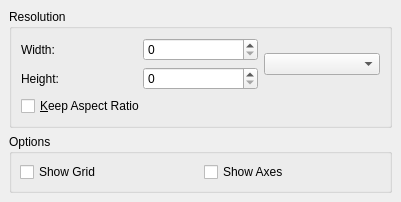
<ui version="4.0" >
 <class>ImageExporterOptionsWidget</class>
 <widget class="QWidget" name="ImageExporterOptionsWidget" >
  <property name="geometry" >
   <rect>
    <x>0</x>
    <y>0</y>
    <width>401</width>
    <height>198</height>
   </rect>
  </property>
  <layout class="QVBoxLayout" >
   <property name="margin" >
    <number>9</number>
   </property>
   <property name="spacing" >
    <number>6</number>
   </property>
   <item>
    <widget class="QGroupBox" name="groupBox" >
     <property name="title" >
      <string>Resolution</string>
     </property>
     <property name="checkable" >
      <bool>false</bool>
     </property>
     <layout class="QGridLayout" >
      <property name="margin" >
       <number>9</number>
      </property>
      <property name="spacing" >
       <number>6</number>
      </property>
      <item row="2" column="0" colspan="3" >
       <widget class="QCheckBox" name="keepAspectRatio" >
        <property name="text" >
         <string>&amp;Keep Aspect Ratio</string>
        </property>
       </widget>
      </item>
      <item row="1" column="1" >
       <widget class="QDoubleSpinBox" name="HeightInput" >
        <property name="decimals" >
         <number>0</number>
        </property>
        <property name="maximum" >
         <double>2000</double>
        </property>
       </widget>
      </item>
      <item row="1" column="0" >
       <widget class="QLabel" name="label_2" >
        <property name="text" >
         <string>Height:</string>
        </property>
       </widget>
      </item>
      <item rowspan="2" row="0" column="2" >
       <layout class="QVBoxLayout" >
        <property name="margin" >
         <number>0</number>
        </property>
        <property name="spacing" >
         <number>6</number>
        </property>
        <item>
         <spacer>
          <property name="orientation" >
           <enum>Qt::Vertical</enum>
          </property>
          <property name="sizeHint" >
           <size>
            <width>20</width>
            <height>1</height>
           </size>
          </property>
         </spacer>
        </item>
        <item>
         <widget class="QComboBox" name="comboUnit" />
        </item>
        <item>
         <spacer>
          <property name="orientation" >
           <enum>Qt::Vertical</enum>
          </property>
          <property name="sizeHint" >
           <size>
            <width>20</width>
            <height>1</height>
           </size>
          </property>
         </spacer>
        </item>
       </layout>
      </item>
      <item row="0" column="1" >
       <widget class="QDoubleSpinBox" name="WidthInput" >
        <property name="decimals" >
         <number>0</number>
        </property>
        <property name="maximum" >
         <double>2000</double>
        </property>
       </widget>
      </item>
      <item row="0" column="0" >
       <widget class="QLabel" name="label" >
        <property name="text" >
         <string>Width:</string>
        </property>
       </widget>
      </item>
     </layout>
    </widget>
   </item>
   <item>
    <widget class="QGroupBox" name="groupBox_2" >
     <property name="title" >
      <string>Options</string>
     </property>
     <layout class="QVBoxLayout" >
      <property name="margin" >
       <number>8</number>
      </property>
      <property name="spacing" >
       <number>6</number>
      </property>
      <item>
       <layout class="QGridLayout" >
        <property name="margin" >
         <number>0</number>
        </property>
        <property name="spacing" >
         <number>6</number>
        </property>
        <item row="0" column="1" >
         <widget class="QCheckBox" name="showAxesCheckBox" >
          <property name="text" >
           <string>Show Axes</string>
          </property>
         </widget>
        </item>
        <item row="0" column="0" >
         <widget class="QCheckBox" name="showGridCheckBox" >
          <property name="text" >
           <string>Show Grid</string>
          </property>
         </widget>
        </item>
       </layout>
      </item>
     </layout>
    </widget>
   </item>
   <item>
    <spacer>
     <property name="orientation" >
      <enum>Qt::Vertical</enum>
     </property>
     <property name="sizeHint" >
      <size>
       <width>383</width>
       <height>1</height>
      </size>
     </property>
    </spacer>
   </item>
  </layout>
 </widget>
 <resources/>
 <connections/>
</ui>
